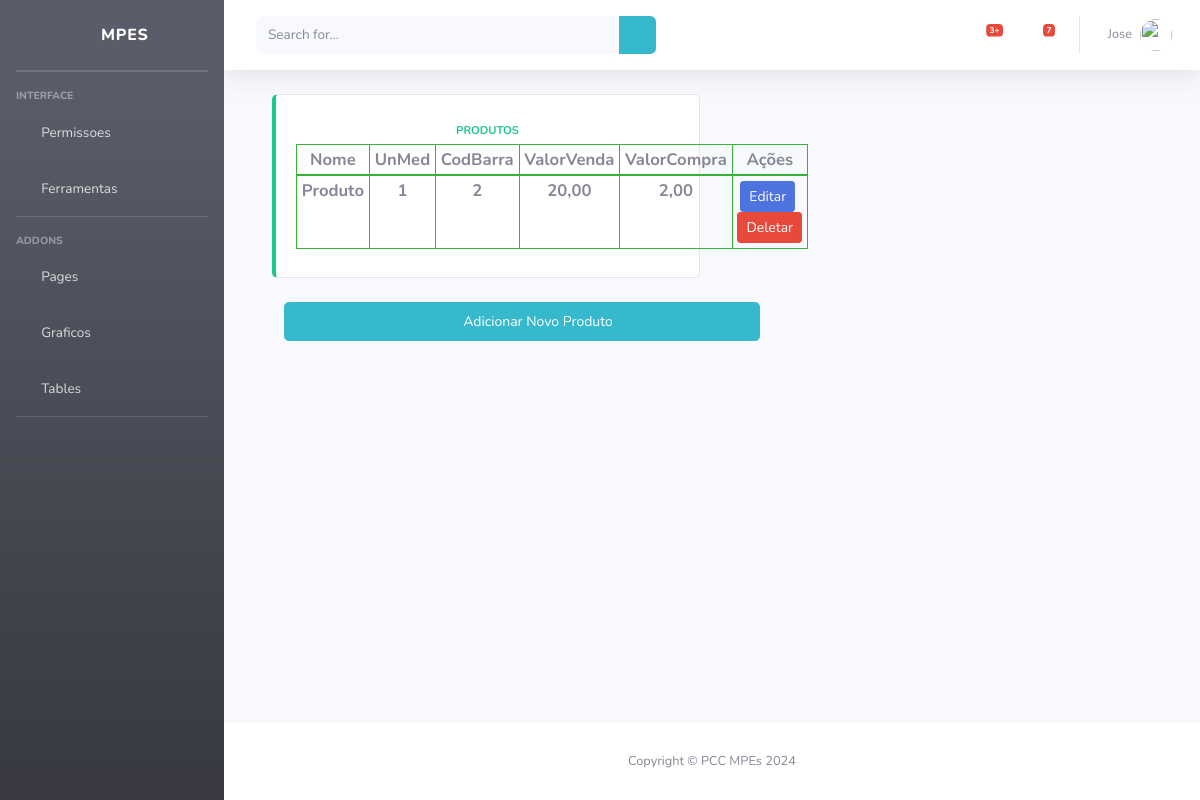
/produtos/ (signed in), run on an earlier commit of the app's database.
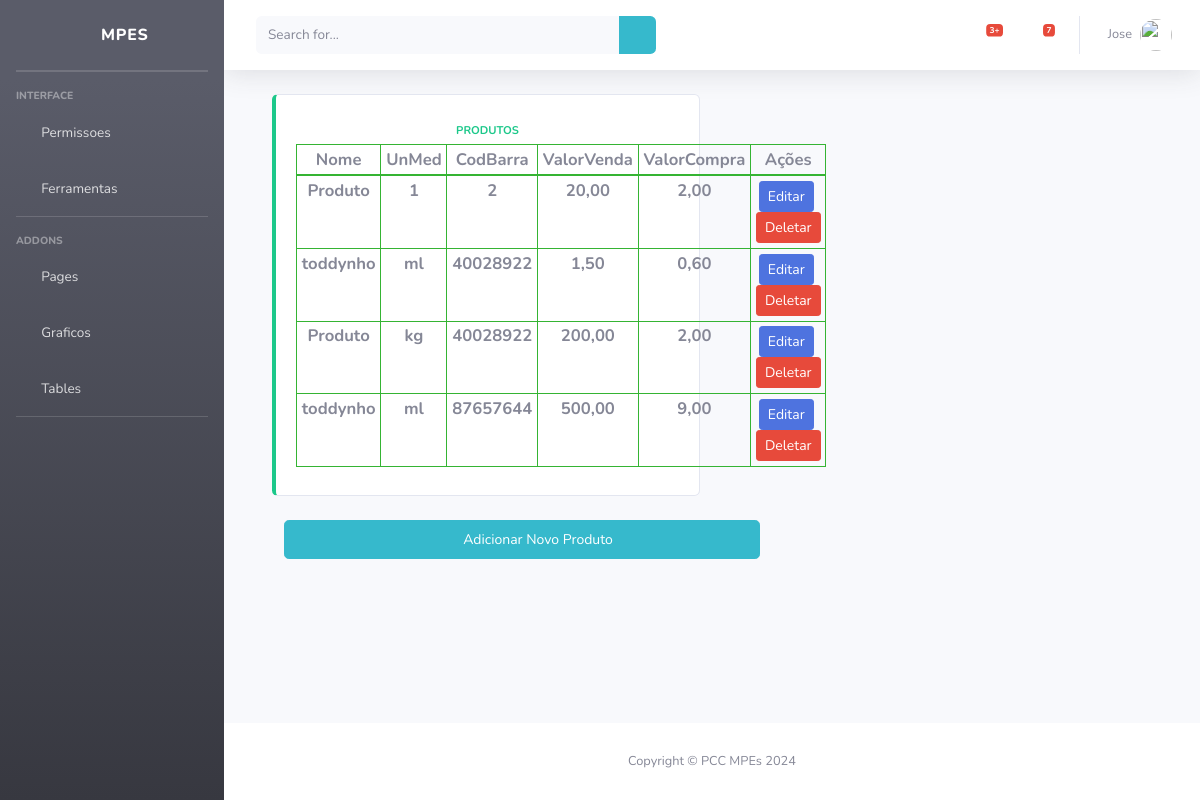
And on a later commit of the database.
### produtos/models.py (models this page shows, shortened)
class Produto(models.Model):
    nome = models.CharField(max_length=100)
    UnMed = models.CharField(max_length=20)
    CodBarra = models.CharField(max_length=50)
    ValorVenda = models.DecimalField(max_digits=10, decimal_places=2)
    ValorCompra = models.DecimalField(max_digits=10, decimal_places=2)

### produtos/views.py (the view)
# urls.py: path("", views.listarProduto, name="listar_produto"),
@login_required
def listarProduto(request):
    user = request.user.username
    produto = Produto.objects.all()
    return render(request, "produtos/listarProduto.html", {'produto': produto, 'user': user})

### templates/produtos/listarProduto.html (shortened to what this page needs)
{% extends 'base.html' %}
{% block content %}
<div class="container">
    <div class="row">
        <div class="col-xl-6 col-md-5 mb-4">
            <div class="card border-left-success h-100 py-2">
                <div class="card-body">
                    <div class="row no-gutters align-items-center">
                        <div class="col mr-2 text-center">
                            <div class="text-xs font-weight-bold text-success text-uppercase mb-1">
                                PRODUTOS</div>
                            <div class="h5 mb-0 font-weight-bold text-gray-800">
                                <table class="table table-bordered table-sm">
                                    <thead class="thead-light">
                                        <tr>
                                            <td>Nome</td>
                                            <td>UnMed</td>
                                            <td>CodBarra</td>
                                            <td>ValorVenda</td>
                                            <td>ValorCompra</td>
                                            <td>Ações</td>
                                        </tr>
                                    </thead>
                                    <tbody>
                                        {% if produto %}
                                            {% for produtos in produto %}
                                                <tr>
                                                    <td>{{ produtos.nome }}</td>
                                                    <td>{{ produtos.UnMed }}</td>
                                                    <td>{{ produtos.CodBarra }}</td>
                                                    <td>{{ produtos.ValorVenda }}</td>
                                                    <td>{{ produtos.ValorCompra }}</td>
                                                    <td>
                                                        <a href="{% url 'atualizar_produto' produtos.id %}" class="btn btn-primary btn-sm mr-1">Editar</a>
                                                        <a href="{% url 'confirmar_produto' produtos.id %}" class="btn btn-danger btn-sm">Deletar</a>
                                                    </td>
                                                </tr>
                                            {% endfor %}
                                        {% endif %}
                                    </tbody>
                                </table>
                            </div>
                        </div>
                    </div>
                </div>
            </div>
        </div>
    </div>
    <div class="add">
        <div class="col text-center">
            <a href="{% url 'criar_produto' %}" class="btn btn-info btn-icon-split btn-lg">
                <span class="text-white-50">
                    <i class="fas fa-plus"></i>
                </span>
                <span class="text">Adicionar Novo Produto</span>
            </a>
        </div>
    </div>
</div>
{% endblock %}

### templates/base.html (shortened to what this page needs)
{% load static %}
<!DOCTYPE html>
<html lang="en">
<head>
    <head>
        <link href="{% static 'vendor/fontawesome-free/css/all.min.css' %}" rel="stylesheet" type="text/css">
        <link href="{% static 'css/sb-admin-2.min.css'%}" rel="stylesheet">
    </head>
    <body id="page-top">
        <div id="wrapper">
            {% block sidebar %}
                {% include 'sidebar.html' %}
            {% endblock %}
            <div id="content-wrapper" class="d-flex flex-column">
                <div id="content">
                    {% block topbar %}
                      {% include 'topbar.html' %}
                    {% endblock %}
                    <div class="container-fluid">
                        {%block content%}
                        {%endblock%}
                    </div>
                </div>
                <footer class="sticky-footer bg-white">
                    <div class="container my-auto">
                        <div class="copyright text-center my-auto">
                            <span>Copyright &copy; PCC MPEs 2024</span>
                        </div>
                    </div>
                </footer>
            </div>
        </div>
    </body>
    </html>

### templates/sidebar.html (shortened to what this page needs)
<ul class="navbar-nav bg-gradient-dark sidebar sidebar-dark accordion" id="accordionSidebar">
    <a class="sidebar-brand d-flex align-items-center justify-content-center" href="index.html">
        <div class="sidebar-brand-icon rotate-n-15">
            <i class="fas fa-dollar-sign fa-2x text-gray-100"></i>
        </div>
        <div class="sidebar-brand-text mx-3">MPEs</div>
    </a>
    <hr class="sidebar-divider my-0">
    <hr class="sidebar-divider">
    <div class="sidebar-heading">
        Interface
    </div>
    <li class="nav-item">
        <a class="nav-link collapsed" href="{% url 'listarUsuarios' %}" >
            <i class="fas fa-fw fa-cog"></i>
            <span>Permissoes</span>
        </a>
    </li>
    <li class="nav-item">
        <a class="nav-link collapsed" href="#" data-toggle="collapse" data-target="#collapseUtilities"
            aria-expanded="true" aria-controls="collapseUtilities">
            <i class="fas fa-fw fa-wrench"></i>
            <span>Ferramentas</span>
        </a>
    </li>
    <hr class="sidebar-divider">
    <div class="sidebar-heading">
        Addons
    </div>
    <li class="nav-item">
        <a class="nav-link collapsed" href="#" data-toggle="collapse" data-target="#collapsePages"
            aria-expanded="true" aria-controls="collapsePages">
            <i class="fas fa-fw fa-folder"></i>
            <span>Pages</span>
        </a>
    </li>
    <li class="nav-item">
        <a class="nav-link" href="charts.html">
            <i class="fas fa-fw fa-chart-area"></i>
            <span>Graficos</span></a>
    </li>
    <li class="nav-item">
        <a class="nav-link" href="tables.html">
            <i class="fas fa-fw fa-table"></i>
            <span>Tables</span></a>
    </li>
    <hr class="sidebar-divider d-none d-md-block">
</ul>

### templates/topbar.html (shortened to what this page needs)
{% load static %}
<nav class="navbar navbar-expand navbar-light bg-white topbar mb-4 static-top shadow">
    <form
        class="d-none d-sm-inline-block form-inline mr-auto ml-md-3 my-2 my-md-0 mw-100 navbar-search">
        <div class="input-group">
            <input type="text" class="form-control bg-light border-0 small" placeholder="Search for..."
                aria-label="Search" aria-describedby="basic-addon2">
            <div class="input-group-append">
                <button class="btn bg-info" type="button">
                    <i class="fas fa-search fa-sm"></i>
                </button>
            </div>
        </div>
    </form>
    <ul class="navbar-nav ml-auto">
        <li class="nav-item dropdown no-arrow mx-1">
            <a class="nav-link dropdown-toggle" href="#" id="alertsDropdown" role="button"
                data-toggle="dropdown" aria-haspopup="true" aria-expanded="false">
                <i class="fas fa-bell fa-fw"></i>
                <span class="badge badge-danger badge-counter">3+</span>
            </a>
        </li>
        <li class="nav-item dropdown no-arrow mx-1">
            <a class="nav-link dropdown-toggle" href="#" id="messagesDropdown" role="button"
                data-toggle="dropdown" aria-haspopup="true" aria-expanded="false">
                <i class="fas fa-envelope fa-fw"></i>
                <span class="badge badge-danger badge-counter">7</span>
            </a>
        </li>
        <li class="nav-item dropdown no-arrow">
            <a class="nav-link dropdown-toggle" href="#" id="userDropdown" role="button"
                data-toggle="dropdown" aria-haspopup="true" aria-expanded="false">
                <span class="mr-2 d-none d-lg-inline text-gray-600 small">{{ user }}</span>
                <img class="img-profile rounded-circle"
                src="{% static 'img/undraw_profile.svg' %}">
        </a>
        </li>
    </ul>
</nav>

### templates/produtos/listarProduto.html (style rules this page uses)
.table { width: 500px; font-size: smaller; margin: 0 auto; }
.table td, .table th { border: solid rgb(53, 180, 51) 1px; }
.btn-icon-split { width: 100%; }
.btn-icon-split span:first-child { width: 2rem; min-width: 2rem; font-size: 1.25rem; line-height: 1.5; text-align: center; vertical-align: middle; border-radius: 0.25rem 0 0 0.25rem; }
.btn-icon-split span:last-child { padding: 0.375rem 0.75rem; font-size: 0.875rem; line-height: 1.5; border-radius: 0 0.25rem 0.25rem 0; }
.add { width: 500px; }

What changed in the data, as far as the page shows it:
added Produto: nome "toddynho", UnMed "ml", CodBarra "40028922", ValorVenda "1,50", ValorCompra "0,60"
added Produto: nome "Produto", UnMed "kg", CodBarra "40028922", ValorVenda "200,00", ValorCompra "2,00"
added Produto: nome "toddynho", UnMed "ml", CodBarra "87657644", ValorVenda "500,00", ValorCompra "9,00"
